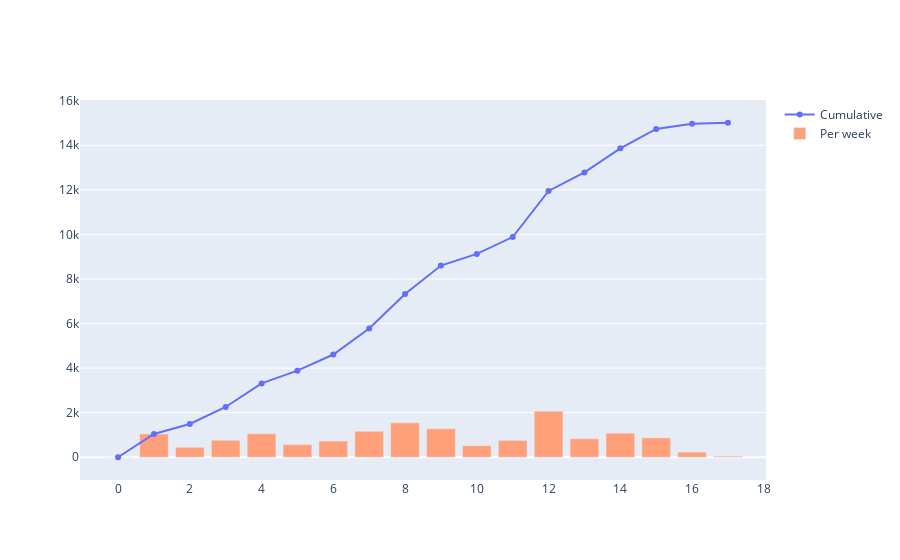

Notebook source saved alongside this figure:
### Code cell
import numpy as np

x_ax = np.arange(len(weeks))

fig = go.Figure(data=go.Scatter(x=x_ax, y=weeks, name="Cumulative"))
fig.add_trace(go.Bar(
    x=x_ax,
    y=[data_timeline[x]["Screened_per_week"] for x in x_ax],
    name='Per week',
    marker_color='lightsalmon'
))
fig.show()

### Figure 1 — Plotly figure (JSON) as saved in the notebook; plotly's stock layout.template omitted (floating-point values rounded to 4 significant figures)
{"data": [{"name": "Cumulative", "type": "scatter", "x": [0, 1, 2, 3, 4, 5, 6, 7, 8, 9, 10, 11, 12, 13, 14, 15, 16, 17], "y": [0, "1046", "1492", "2256", "3313", "3884", "4610", "5777", "7323", "8603", "9124", "9881", "11949", "12780", "13861", "14730", "14960", "15010"]}, {"marker": {"color": "lightsalmon"}, "name": "Per week", "type": "bar", "x": [0, 1, 2, 3, 4, 5, 6, 7, 8, 9, 10, 11, 12, 13, 14, 15, 16, 17], "y": [0, "1046", "446", "764", "1057", "571", "726", "1167", "1546", "1280", "521", "757", "2068", "831", "1081", "869", "230", "50"]}], "layout": {}}
